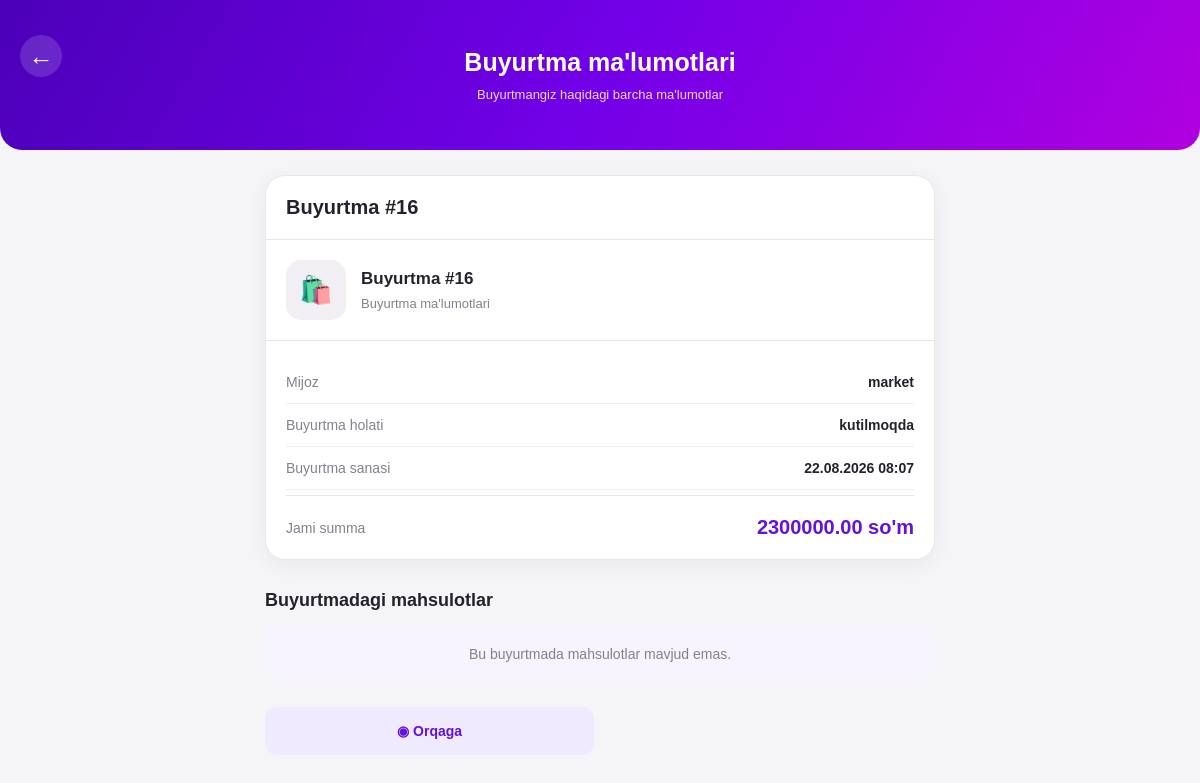
Screenshot of /buyurtmalar/16/ (signed in) with the database file from the repository.
### Xaridapp/models.py (models this page shows, shortened)
class Order(models.Model):
    STATUS_CHOICES = [
        ("Kutilmoqda", "⏳ To'lov kutilmoqda"),
        ("To'langan", "✅ To'langan"),
        ("Qabul qilindi", "📦 Qabul qilindi"),
        ("Yuborildi", "🚚 Yuborildi"),
        ("Yetkazildi", "🎉 Yetkazildi"),
        ("Bekor qilindi", "❌ Bekor qilindi"),
    ]
    user = models.ForeignKey(
        settings.AUTH_USER_MODEL,
        on_delete=models.CASCADE,
        related_name="orders",
        null=True,
        blank=True
    )
    mijoz_nomi = models.CharField(
        max_length=100,
        verbose_name="Mijoz nomi"
    )
    telefon_raqami = models.CharField(
        max_length=20,
        verbose_name="Telefon raqami"
    )
    manzil = models.TextField(
        verbose_name="Manzil"
    )
    umumiy_narx = models.DecimalField(
        max_digits=12,
        decimal_places=2,
        verbose_name="Umumiy narx"
    )
    maqom = models.CharField(
        max_length=50,
        choices=STATUS_CHOICES,
        default="Kutilmoqda",
        verbose_name="Buyurtma holati"
    )
    yaratilgan_at = models.DateTimeField(
        auto_now_add=True,
        verbose_name="Yaratilgan vaqt"
    )
    inventory_restored = models.BooleanField(default=False)
    class Meta:
        verbose_name = "Buyurtma"
        verbose_name_plural = "Buyurtmalar"
        ordering = ["-yaratilgan_at"]

### Xaridapp/views.py (the view)
# urls.py: path("buyurtmalar/<int:pk>/", views.order_detail, name="buyurtmalar_detail"),
@login_required
def order_detail(request, pk):
    order = get_object_or_404(
        Order,
        pk=pk,
        user=request.user
    )
    return render(
        request,
        "Xaridapp/buyurtmalar_detail.html",
        {
            "order": order
        }
    )

### Xaridapp/templates/Xaridapp/buyurtmalar_detail.html (shortened to what this page needs)
<!DOCTYPE html>
<html lang="uz">
<head>
</head>
<body>
    <header class="top-header">
        <a href="/buyurtmalar/" class="back-btn">
            ←
        </a>
        <div class="header-content">
            <h1>Buyurtma ma'lumotlari</h1>
            <p>Buyurtmangiz haqidagi barcha ma'lumotlar</p>
        </div>
    </header>
    <main class="container">
        <div class="card">
            <div class="card-top">
                <div>
                    <div class="order-number">
                        Buyurtma #{{ order.id }}
                    </div>
                </div>
            </div>
            <div class="order-info">
                <div class="icon-box">
                    🛍️
                </div>
                <div class="order-text">
                    <h2>Buyurtma #{{ order.id }}</h2>
                    <p>Buyurtma ma'lumotlari</p>
                </div>
            </div>
            <div class="details">
                {% if order.user %}
                <div class="detail-row">
                    <span class="detail-label">Mijoz</span>
                    <span class="detail-value">{{ order.user }}</span>
                </div>
                {% endif %}
                <div class="detail-row">
                    <span class="detail-label">Buyurtma holati</span>
                    <span class="detail-value">{{ order.get_maqom_display }}</span>
                </div>
                <div class="detail-row">
                    <span class="detail-label">Buyurtma sanasi</span>
                    <span class="detail-value">
                        {{ order.yaratilgan_at|date:"d.m.Y H:i" }}
                    </span>
                </div>
                <div class="total">
                    <span>Jami summa</span>
                    <strong>{{ order.umumiy_narx }} so'm</strong>
                </div>
            </div>
        </div>
        <h2 class="products-title">
            Buyurtmadagi mahsulotlar
        </h2>
        {% if order.items.all %}
            {% for item in order.items.all %}
            <div class="product-card">
                <div>
                    <div class="product-name">
                        {{ item.product_name }}
                    </div>
                    <div class="product-quantity">
                        Soni: {{ item.quantity }}
                    </div>
                </div>
                <div class="product-price">
                    {{ item.unit_price }} so‘m/dona
                </div>
            </div>
            {% endfor %}
        {% else %}
            <div class="empty">
                Bu buyurtmada mahsulotlar mavjud emas.
            </div>
        {% endif %}
        <div class="actions">
            <a href="{% url 'buyurtmalar' %}" class="btn btn-back">
                ◉ Orqaga
            </a>
        </div>
    </main>
</body>
</html>

### Xaridapp/templates/Xaridapp/buyurtmalar_detail.html (style rules this page uses)
* { margin: 0; padding: 0; box-sizing: border-box; }
:root { --purple: #6411d9; --purple-dark: #4c08b8; --purple-light: #f0eaff; --purple-soft: #f7f3ff; --text: #25222b; --muted: #85808d; --border: #e9e5ee; --bg: #f5f4f7; --white: #ffffff; }
body { font-family: Arial, sans-serif; background: var(--bg); color: var(--text); padding-bottom: 100px; }
.top-header { min-height: 150px; background: linear-gradient( 120deg, #4b00b8, #7200e8, #b000df ); border-radius: 0 0 22px 22px; color: white; position: relative; display: flex; align-items: center; justify-content: center; padding: 30px 20px; }
.back-btn { position: absolute; left: 20px; top: 35px; width: 42px; height: 42px; border-radius: 50%; background: rgba(255, 255, 255, 0.15); color: white; text-decoration: none; display: flex; align-items: center; justify-content: center; font-size: 25px; transition: 0.2s; }
.header-content { text-align: center; }
.header-content h1 { font-size: 25px; margin-bottom: 10px; }
.header-content p { font-size: 13px; opacity: 0.85; }
.container { width: 100%; max-width: 700px; margin: 25px auto; padding: 0 15px; }
.card { background: var(--white); border-radius: 20px; overflow: hidden; border: 1px solid var(--border); box-shadow: 0 5px 20px rgba(50, 30, 80, 0.06); }
.card-top { padding: 20px; border-bottom: 1px solid var(--border); display: flex; align-items: flex-start; justify-content: space-between; }
.order-number { font-size: 20px; font-weight: 700; }
.order-info { padding: 20px; display: flex; align-items: center; gap: 15px; border-bottom: 1px solid var(--border); }
.icon-box { width: 60px; height: 60px; flex-shrink: 0; border-radius: 15px; background: #f1eff3; display: flex; align-items: center; justify-content: center; font-size: 27px; }
.order-text h2 { font-size: 17px; margin-bottom: 7px; }
.order-text p { color: var(--muted); font-size: 13px; }
.details { padding: 20px; }
.detail-row { display: flex; justify-content: space-between; gap: 20px; padding: 13px 0; border-bottom: 1px solid #f0edf3; }
.detail-label { color: var(--muted); font-size: 14px; }
.detail-value { font-weight: 600; text-align: right; font-size: 14px; }
.total { padding-top: 20px; margin-top: 5px; border-top: 1px solid var(--border); display: flex; justify-content: space-between; align-items: center; }
.total span { color: var(--muted); font-size: 14px; }
.total strong { color: var(--purple); font-size: 20px; }
.products-title { margin-top: 30px; margin-bottom: 15px; font-size: 18px; }
.empty { padding: 20px; background: var(--purple-soft); color: var(--muted); text-align: center; border-radius: 15px; font-size: 14px; }
.actions { display: grid; grid-template-columns: 1fr 1fr; gap: 12px; margin-top: 25px; }
.btn { min-height: 48px; border-radius: 12px; display: flex; justify-content: center; align-items: center; text-decoration: none; font-size: 14px; font-weight: 600; transition: 0.2s; }
.btn-back { background: var(--purple-light); color: var(--purple); }

### Xaridapp/templates/Xaridapp/includes/page_transition.html (style rules this page uses)
body { animation: xaridgoPageEnter 0.5s ease-out both; }

### rows the page displays
Order: id "16", user "market", maqom "kutilmoqda", yaratilgan_at "22.08.2026 08:07", umumiy_narx "2300000.00"
